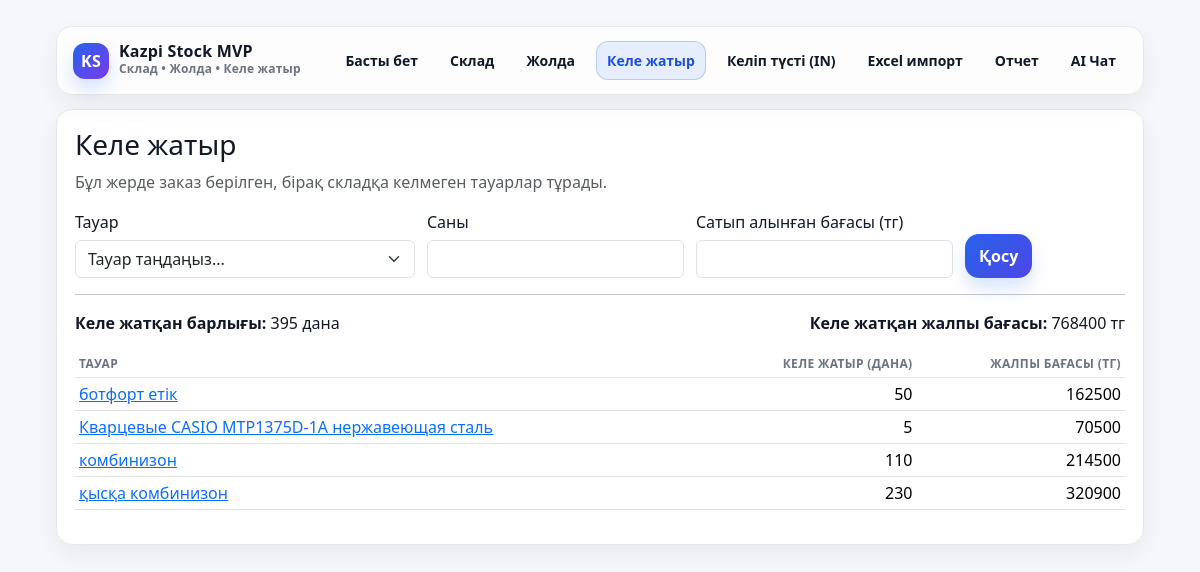
Screenshot of /incoming with the database file from the repository.
### models.py (models this page shows, shortened)
class Product(db.Model):
    __tablename__ = "products"
    id = db.Column(db.Integer, primary_key=True)
    name = db.Column(db.String(255), nullable=False, unique=True)
    purchase_price = db.Column(db.Integer, nullable=False, default=0)
    stock_qty = db.Column(db.Integer, nullable=False, default=0)
    reserved_qty = db.Column(db.Integer, nullable=False, default=0)
    onway_qty = db.Column(db.Integer, nullable=False, default=0)

### app.py (the view, shortened to what this page needs)
@app.route("/incoming", methods=["GET", "POST"])
def incoming():
    products_list = Product.query.order_by(Product.name.asc()).all()
    rows_raw = (
        db.session.query(
            IncomingItem.product_id,
            func.coalesce(func.sum(IncomingItem.qty), 0),
            func.coalesce(func.sum(IncomingItem.qty * IncomingItem.purchase_price), 0)
        )
        .filter(IncomingItem.is_active == True)  # noqa: E712
        .group_by(IncomingItem.product_id)
        .all()
    )
    prod_map = {p.id: p for p in products_list}
    rows = []
    total_incoming_qty = 0
    total_incoming_cost = 0
    for pid, qty_sum, cost_sum in rows_raw:
        p = prod_map.get(pid)
        if not p:
            continue
        qty_sum = int(qty_sum or 0)
        cost_sum = int(cost_sum or 0)
        if qty_sum < 1:
            continue
        rows.append({
            "product_id": pid,
            "name": p.name,
            "qty": qty_sum,
            "cost": cost_sum
        })
        total_incoming_qty += qty_sum
        total_incoming_cost += cost_sum
    rows.sort(key=lambda x: x["name"].lower())
    return render_template(
        "incoming.html",
        products=products_list,
        rows=rows,
        total_incoming_qty=total_incoming_qty,
        total_incoming_cost=total_incoming_cost
    )

### templates/incoming.html (shortened to what this page needs)
{% extends "base.html" %}
{% block content %}
<h3>Келе жатыр</h3>
<p class="text-muted">Бұл жерде заказ берілген, бірақ складқа келмеген тауарлар тұрады.</p>
<form method="post" style="max-width:1100px;">
  <div style="display:flex; gap:12px; align-items:end; flex-wrap:wrap;">
    <div style="flex:1; min-width:320px;">
      <label style="display:block; margin-bottom:6px;">Тауар</label>
      <select name="product_id" class="form-select" required>
        <option value="">Тауар таңдаңыз...</option>
      </select>
    </div>
    <div style="min-width:160px;">
      <label style="display:block; margin-bottom:6px;">Саны</label>
      <input name="qty" type="number" min="1" class="form-control" required>
    </div>
    <div style="min-width:240px;">
      <label style="display:block; margin-bottom:6px;">Сатып алынған бағасы (тг)</label>
      <input name="purchase_price" type="number" min="1" class="form-control" required>
    </div>
    <div style="min-width:160px;">
      <button class="btn btn-primary" type="submit">Қосу</button>
    </div>
  </div>
</form>
<hr>
<div class="mb-3 d-flex align-items-center justify-content-between flex-wrap gap-2">
  <div><b>Келе жатқан барлығы:</b> {{ total_incoming_qty }} дана</div>
  <div class="text-end"><b>Келе жатқан жалпы бағасы:</b> {{ total_incoming_cost }} тг</div>
</div>
<table class="table table-sm">
  <thead>
    <tr>
      <th>Тауар</th>
      <th class="text-end">Келе жатыр (дана)</th>
      <th class="text-end">Жалпы бағасы (тг)</th>
    </tr>
  </thead>
  <tbody>
    {% for r in rows %}
      <tr>
        <td>
          <a href="{{ url_for('product_detail', product_id=r.product_id) }}">{{ r.name }}</a>
        </td>
        <td class="text-end">{{ r.qty }}</td>
        <td class="text-end">{{ r.cost }}</td>
      </tr>
    {% endfor %}
  </tbody>
</table>
{% endblock %}

### templates/base.html (style rules this page uses)
:root { --bg: #f6f7fb; --card: #ffffff; --text: #111827; --muted: #6b7280; --line: #e5e7eb; --brand: #2563eb; --brand2:#1d4ed8; --shadow: 0 10px 25px rgba(17,24,39,.06); --radius: 16px; }
body { background: var(--bg); color: var(--text); }
.table { --bs-table-bg: transparent; }
.table thead th { font-size: 12px; letter-spacing: .35px; text-transform: uppercase; color: var(--muted); border-bottom: 1px solid var(--line); }
.table tbody td { border-top: 1px solid rgba(229,231,235,.7); vertical-align: middle; }
.btn-primary { background: linear-gradient(135deg, var(--brand), #4f46e5); border: none; box-shadow: 0 10px 18px rgba(37,99,235,.18); border-radius: 14px; font-weight: 700; padding: 10px 14px; }

### rows the page displays
Product: name "ботфорт етік", qty "50", cost "162500"
Product: name "Кварцевые CASIO MTP1375D-1A нержавеющая сталь", qty "5", cost "70500"
Product: name "комбинизон", qty "110", cost "214500"
Product: name "қысқа комбинизон", qty "230", cost "320900"

### other values shown
{{ total_incoming_qty }} "395"
{{ total_incoming_cost }} "768400"
